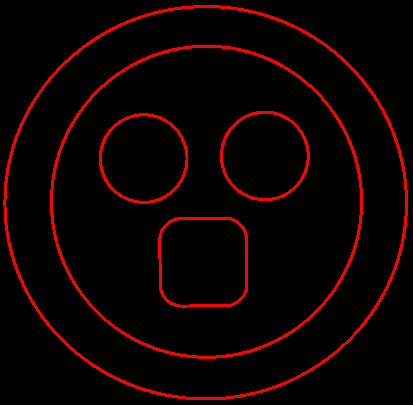
#> input picture img2/masks/mask_thin.png, 413 x 405 px
$ jupyter execute --allow-errors template_matching.ipynb   (Python 2 division)   (older library calls are emulated)
#> lines starting #> are read from the running program, lines starting #| are printed output that depends on the picture; after the words box and inside, x2 and y2 are one past the last pixel; in counts of white or black regions, pixels touching at a corner belong together
#> further down, template is the input picture: shape (405, 413, 3); mean B, G, R 0, 0, 14.1
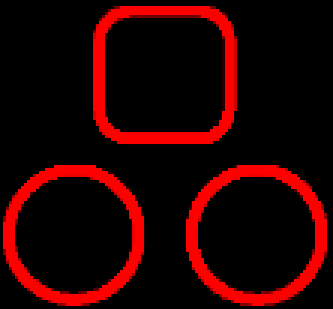
#> input picture img2/masks/mask_thick.png, 111 x 103 px (shown 3 times larger)
#> further down, template_thick is the input picture: shape (103, 111, 4); mean B, G, R, A 0, 0, 38.6, 28.7
[cell 1]
import cv2
import numpy as np
from matplotlib import pyplot as plt
import os

[cell 2]
# [6 lines left out: function EnhanceContrast, not called in this run]

[cell 3]
# [7 lines left out: function DetectEdges, not called in this run]

[cell 4]
# [42 lines left out: function MatchTemplate, not called in this run]

[cell 5]
# [19 lines left out: function SuperimposeMask, not called in this run]

[cell 6]
''' Contour Index
0: lower right, outer
2: lower left, outer
4: rectangle, outer

Cx = M10 / M00
Cy = M-1 / M00
'''

def ComputerCenterInTemplate(img_original):
    img = img_original.copy()
    imgray = cv2.cvtColor(img, cv2.COLOR_BGR2GRAY)
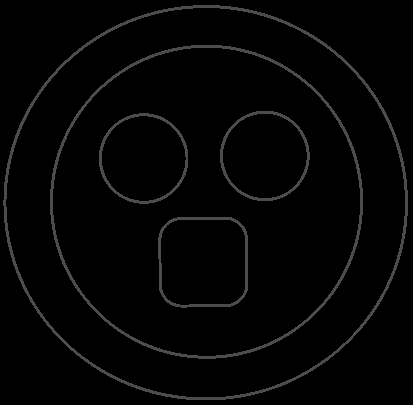
#> imgray: shape (405, 413); min 0, max 78, mean 4.2
    img2, contours, hierarchy = cv2.findContours(imgray, cv2.RETR_TREE, cv2.CHAIN_APPROX_SIMPLE)
#> contours = 10 contours; largest, box (x1, y1, x2, y2) and area: (3, 5, 408, 400) 125058, (5, 7, 406, 398) 122440, (50, 45, 363, 359) 76805, (52, 47, 361, 357) 74742, (158, 217, 248, 308) 7476

    # compute centroids of two circles and one rectangle
    centroids = []
    for i in [0, 2, 4]:
        cnt = contours[i]
        M = cv2.moments(cnt)
        cx = int(M['m10']/M['m00'])
        cy = int(M['m01']/M['m00'])
        centroids.append((cx, cy))
#> this loop made 3 passes
#> (cx, cy) on passes 1 to 3: (205, 202), (206, 201), (202, 261)
#> after the loop, centroids = [(205, 202), (206, 201), (202, 261)]

    # clear img
    img[:] = (0,0,0)
#> img: shape (405, 413, 3); 5.53% of pixels changed, all inside (x1, y1, x2, y2) = (3, 5, 408, 400)

    # connect three centroids
    cv2.line(img, centroids[0], centroids[1], (0,0, 255), 3)
#> img: shape (405, 413, 3); mean B, G, R 0, 0, 0
    cv2.line(img, centroids[1], centroids[2], (0,0, 255), 3)
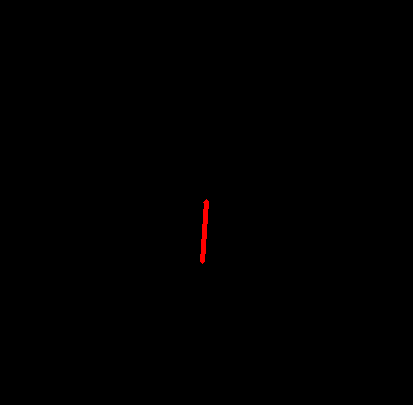
#> img: shape (405, 413, 3); mean B, G, R 0, 0, 0.5
    cv2.line(img, centroids[2], centroids[0], (0,0, 255), 3)
#> img: shape (405, 413, 3); 0.02% of pixels changed, all inside (x1, y1, x2, y2) = (200, 203, 204, 254)

    # compute the centroid of triangle
    imgray = cv2.cvtColor(img, cv2.COLOR_BGR2GRAY)
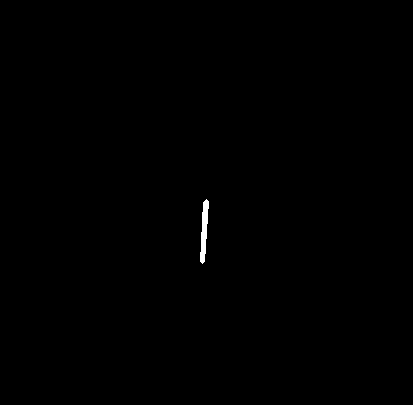
#> imgray: shape (405, 413); values 0 (black) and 76 (white), 0.2% white; 1 white region
    img2, contours, hierarchy = cv2.findContours(imgray, cv2.RETR_TREE, cv2.CHAIN_APPROX_SIMPLE)
#> contours = 1 contour; box (x1, y1, x2, y2) and area: (200, 199, 209, 264) 276
    cnt=contours[0]
#> cnt = contour of 20 points, box (x1, y1, x2, y2) (200, 199, 209, 264), area 276
    M = cv2.moments(cnt)
#> M = moments, m00 276, centre m10/m00, m01/m00 = (203.8, 230)
    cx = int(M['m10']/M['m00'])
#> cx = 203
    cy = int(M['m01']/M['m00'])
#> cy = 230
    return (cx, cy)

[cell 7]
# [6 lines left out: function ComputeCenterInImg, not called in this run]

[cell 8]
# [4 lines left out: function ComputeWidthReference, not called in this run]

[cell 9]
os.chdir("/home/jia/ev_charge/img2/")

debug = True

# read template
template = cv2.imread("./masks/mask_thin.png")
template_thick = cv2.imread("./masks/mask_thick.png", -1)

# compute template center
tmp_center = ComputerCenterInTemplate(template)
#> tmp_center = (203, 230)

# set standard width
standard_w = 400

# set dataset
img_idx_list = list(range(0, 53))


#> (the rest of this cell did not finish here and is left out)
